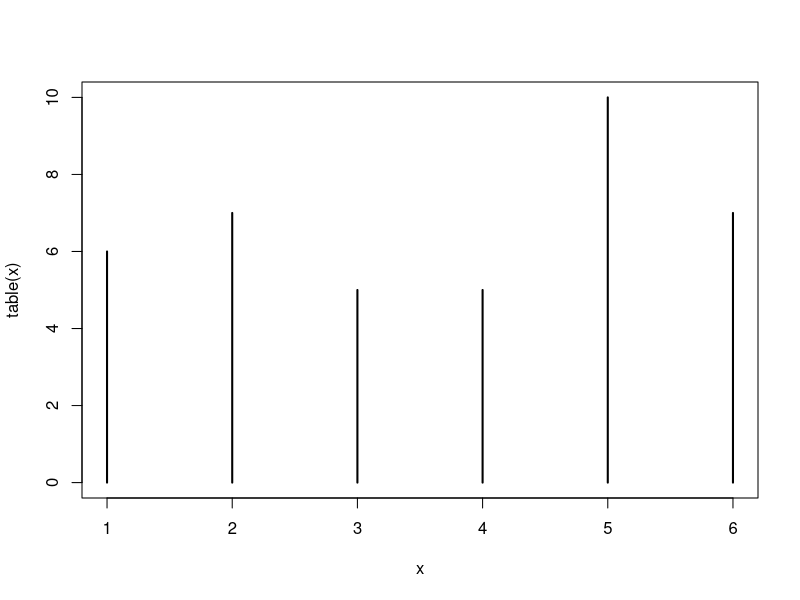
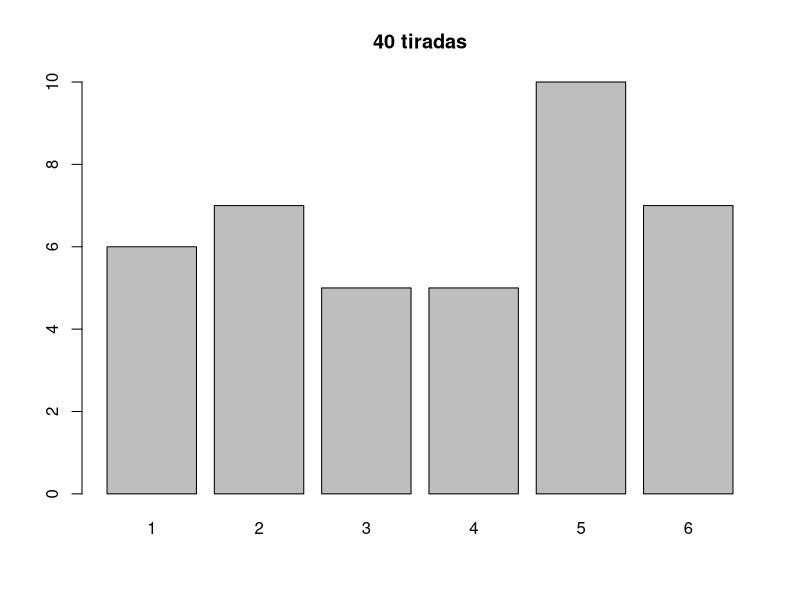
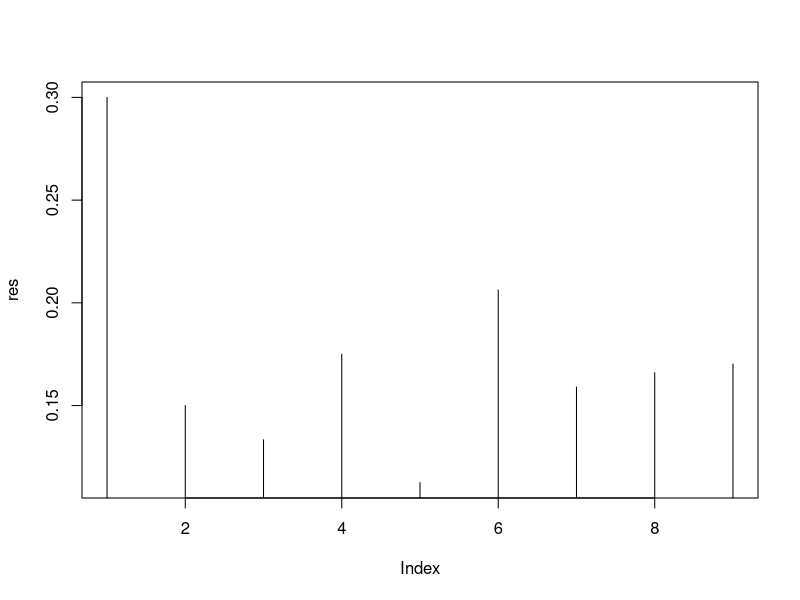
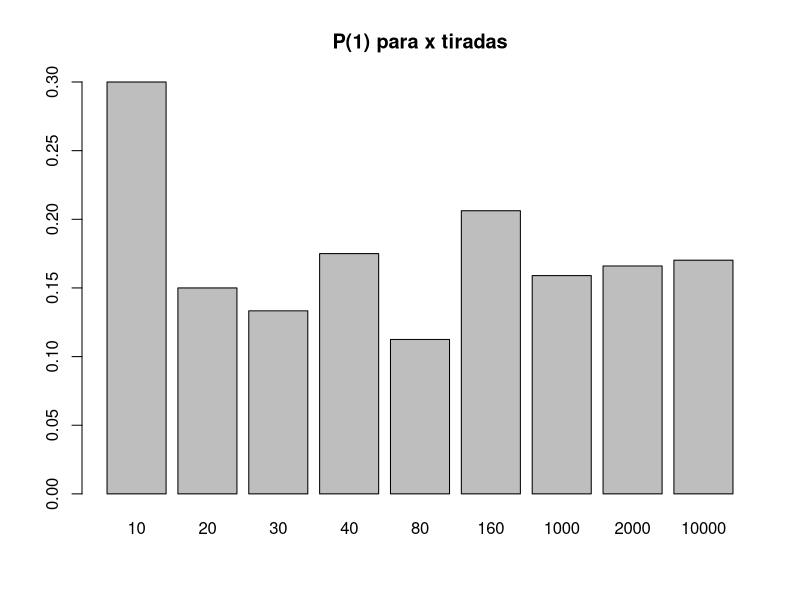
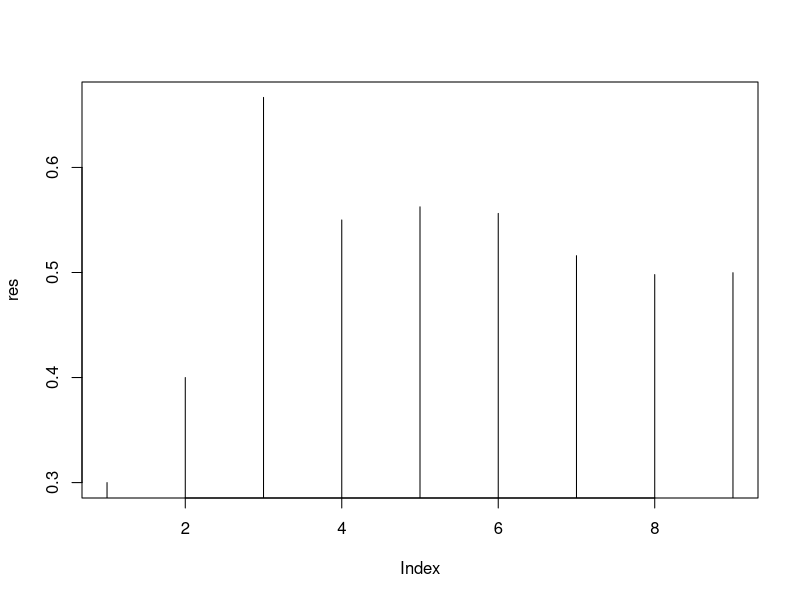
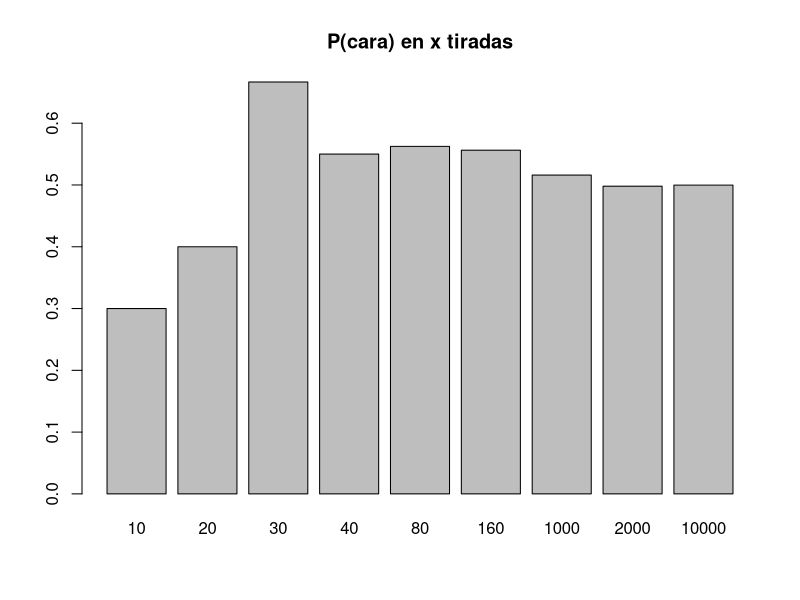
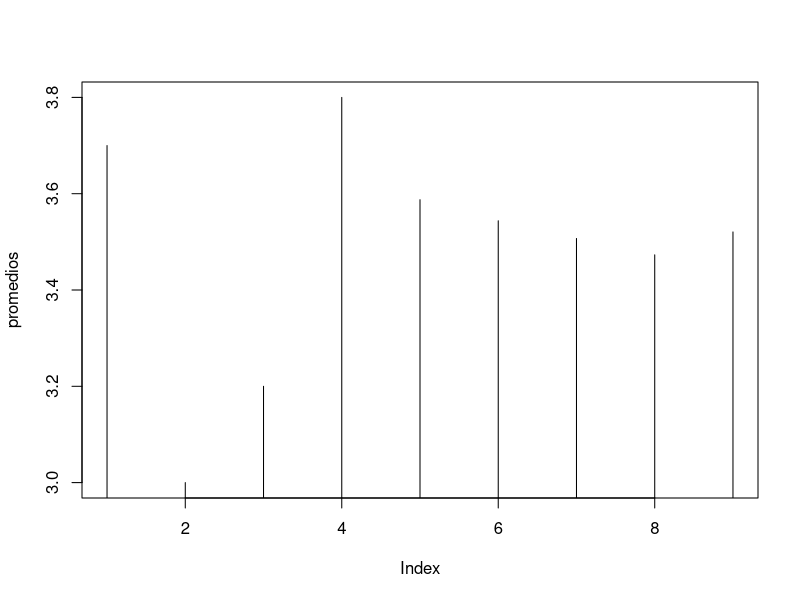
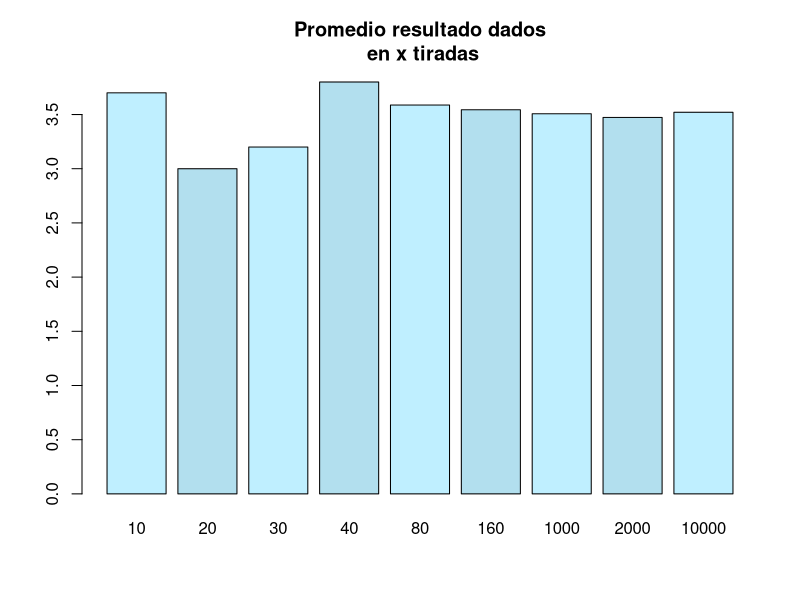

Recreate these plots in R, in order.
## Test Basico

# Ejercicio 1.2.1

?sample
sample(1:6,20,replace=TRUE,prob=c(1/6,1/6,1/6,1/6,1/6,1/6))

x <- sample(1:6,40,replace=TRUE,prob=c(1/6,1/6,1/6,1/6,1/6,1/6))
x
tx <- table(x)
tx
plot(table(x),type="h")
barplot(tx, main="40 tiradas")

p <- function(x){x/tx[x]}
p(5)

p1 <- function(k){
  x <- sample(1:6,k,replace=TRUE,prob=c(1/6,1/6,1/6,1/6,1/6,1/6))
  tx <- table(x)
  tx[1]/k
}

?vapply
p1(30)
res <- vapply(list(10,20,30,40,80,160,1000,2000,10000),p1,c(1))
names(res) <- c(10,20,30,40,80,160,1000,2000,10000)
plot(res,type="h")
barplot(res, main="P(1) para x tiradas")  

# Ejercicio 1.2.2

sample(c(0,1),20,replace=TRUE,prob=c(0.5,0.5))
k <- 100
moneda_p1 <- function(k){
  x <- sample(c(0,1),k,replace=TRUE,prob=c(0.5,0.5))
  tx <- table(x)
  tx[1]/k
}

moneda_p1(30)
res <- vapply(list(10,20,30,40,80,160,1000,2000,10000),moneda_p1,c(1))
names(res) <- c(10,20,30,40,80,160,1000,2000,10000)
plot(res,type="h")
barplot(res, main="P(cara) en x tiradas")

## Promedio

# Ejercicio 1.2.3
k <- 100
x <- sample(1:6,k,replace=TRUE,prob=c(1/6,1/6,1/6,1/6,1/6,1/6))
x
sum(x)
length(x)
mean(x)

promedio <- function(k){
  x <- sample(1:6,k,replace=TRUE,prob=c(1/6,1/6,1/6,1/6,1/6,1/6))
  mean(x)
}

promedio (10)
promedios <- vapply(list(10,20,30,40,80,160,1000,2000,10000),promedio,c(1))
names(promedios) <- c(10,20,30,40,80,160,1000,2000,10000)
promedios

plot(promedios, type="h")
barplot(promedios, col=c("lightblue1","lightblue2"), main="Promedio resultado dados\n en x tiradas")

# Ejercicio 1.2.6

?sd
k <- 100
x <- sample(1:6,k,replace=TRUE,prob=c(1/6,1/6,1/6,1/6,1/6,1/6))
x
sum(x)
length(x)
mean(x)
sd(x)

desviostd <- function(k){
  x <- sample(1:6,k,replace=TRUE,prob=c(1/6,1/6,1/6,1/6,1/6,1/6))
  sd(x)
}

desvios <- vapply(list(10,20,30,40,80,160,1000,2000,10000),desviostd,c(1))
names(desvios) <- c(10,20,30,40,80,160,1000,2000,10000)
desvios

barplot(desvios, ylim=c(0,2), main="desvio estandar\n para x tiradas")

# Ejercicio 1.2.7

k <- 10
x <- sample(1:6,k,replace=TRUE,prob=c(1/6,1/6,1/6,1/6,1/6,1/6))
tx <- table(x)

barplot(tx)

enetiradas <- function(n){
  x <- sample(1:6,n,replace=TRUE,prob=c(1/6,1/6,1/6,1/6,1/6,1/6))
  table(x)
}

par(mfrow=c(2,3))
barplot(enetiradas(10), main="10")
barplot(enetiradas(20), main="20")
barplot(enetiradas(40), main="40")
barplot(enetiradas(80), main="80")
barplot(enetiradas(2000), main="2000")
barplot(enetiradas(10000), main="10000")
par(mfrow=c(1,1))
